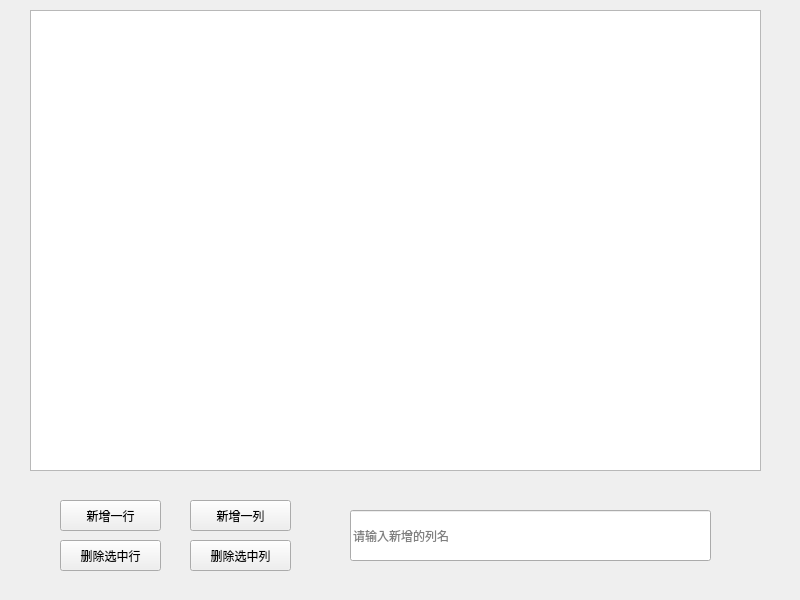
<?xml version="1.0" encoding="UTF-8"?>
<ui version="4.0">
 <class>Widget</class>
 <widget class="QWidget" name="Widget">
  <property name="geometry">
   <rect>
    <x>0</x>
    <y>0</y>
    <width>800</width>
    <height>600</height>
   </rect>
  </property>
  <property name="windowTitle">
   <string>Widget</string>
  </property>
  <widget class="QTableWidget" name="tableWidget">
   <property name="geometry">
    <rect>
     <x>30</x>
     <y>10</y>
     <width>731</width>
     <height>461</height>
    </rect>
   </property>
  </widget>
  <widget class="QPushButton" name="pushButton_insertRow">
   <property name="geometry">
    <rect>
     <x>60</x>
     <y>500</y>
     <width>101</width>
     <height>31</height>
    </rect>
   </property>
   <property name="text">
    <string>新增一行</string>
   </property>
  </widget>
  <widget class="QPushButton" name="pushButton_deleteRow">
   <property name="geometry">
    <rect>
     <x>60</x>
     <y>540</y>
     <width>101</width>
     <height>31</height>
    </rect>
   </property>
   <property name="text">
    <string>删除选中行</string>
   </property>
  </widget>
  <widget class="QPushButton" name="pushButton_insertColumn">
   <property name="geometry">
    <rect>
     <x>190</x>
     <y>500</y>
     <width>101</width>
     <height>31</height>
    </rect>
   </property>
   <property name="text">
    <string>新增一列</string>
   </property>
  </widget>
  <widget class="QPushButton" name="pushButton_deleteColumn">
   <property name="geometry">
    <rect>
     <x>190</x>
     <y>540</y>
     <width>101</width>
     <height>31</height>
    </rect>
   </property>
   <property name="text">
    <string>删除选中列</string>
   </property>
  </widget>
  <widget class="QLineEdit" name="lineEdit">
   <property name="geometry">
    <rect>
     <x>350</x>
     <y>510</y>
     <width>361</width>
     <height>51</height>
    </rect>
   </property>
   <property name="placeholderText">
    <string>请输入新增的列名</string>
   </property>
  </widget>
 </widget>
 <resources/>
 <connections/>
</ui>
